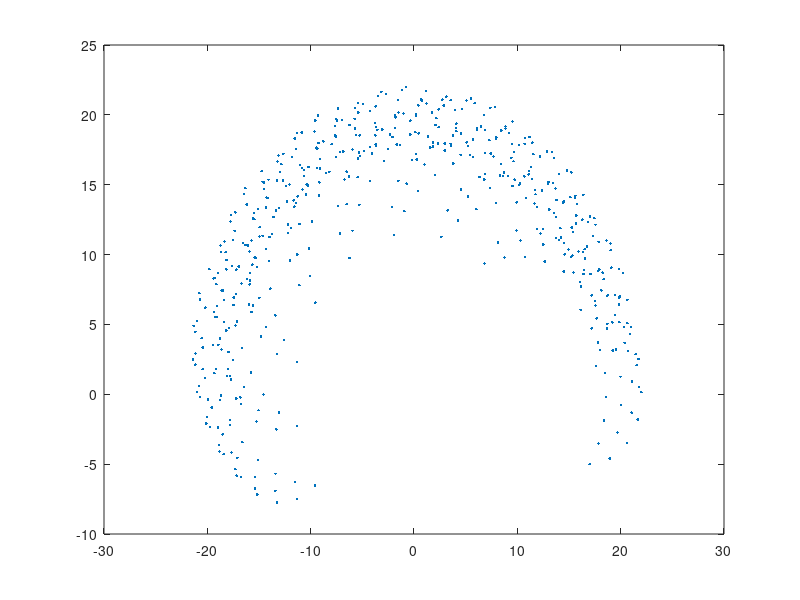

Write the MATLAB code that produced this figure. (Note: this script raises an error after producing the figure.)
%Clear the environment
clear;
clc;
%RRR planar manipulator IK
l1 = 10; % length of first arm
l2 = 7; % length of second arm
l3 = 5; % length of third arm

% %Data generation
% i=1;
% for theta1 = 0:pi/40:pi
%     
%     for theta2 = 0:pi/40:pi/2
%          
%         for theta3 = -pi/2:pi/40:pi/2 %used to be from -pi/2
%             THETA1(i) = theta1;
%             THETA2(i) = theta2;
%             THETA3(i) = theta3;
%             i = i+1;
%            
%             
%         end
%     end
% end
%%
%alternate generation
theta1 = 0:0.4:pi; % all possible theta1 values
theta2 = 0:0.2:pi/2; % all possible theta2 values
theta3 = -pi/2:0.4:pi/2;
[THETA1,THETA2,THETA3] = meshgrid(theta1,theta2,theta3);

%%
%FK calculations
FKX = (l1 * cos(THETA1)) + (l2 * cos(THETA1 + THETA2)) + (l3 * cos(THETA1 + THETA2 + THETA3));
FKY = (l1 * sin(THETA1)) + (l2 * sin(THETA1 + THETA2)) + (l3 * sin(THETA1 + THETA2 + THETA3));
PHI = THETA1 + THETA2 + THETA3; % Where does this get used?

%Plot the generated workspace?
figure(1);
plot(FKX(:), FKY(:),'.');
hold on;




%genfis datasets
data1 = [FKX(:) FKY(:)  PHI(:) ]; % create x-y-phi-theta1 dataset
data2 = [FKX(:) FKY(:)  PHI(:) ]; % create x-y-phi-theta2 dataset
data3 = [FKX(:) FKY(:)  PHI(:) ];% create x-y-phi-theta3 dataset
%anfis datasets
fulldata1 = [FKX(:) FKY(:)  PHI(:) THETA1(:) ];
fulldata2 = [FKX(:) FKY(:)  PHI(:) THETA2(:) ];
fulldata3 = [FKX(:) FKY(:)  PHI(:) THETA3(:) ];

%%
%Initial genfis gridpartition
genOpt = genfisOptions('GridPartition');

%initial genfis subtractive
%genOpt = genfisOptions('SubtractiveClustering');
%genOpt.NumClusters = 6;

%Initial genfis clustering?
 %genOpt = genfisOptions('FCMClustering','FISType','sugeno');
 %genOpt2 = genfisOptions('FCMClustering','FISType','sugeno');
 %genOpt3 = genfisOptions('FCMClustering','FISType','sugeno');

%gridpartition options
 genOpt.NumMembershipFunctions = [3 3 9]; %membership function number for inputs x y and phi
 genOpt.InputMembershipFunctionType = ["gbellmf" "gbellmf" "gbellmf"];
 genOpt.OutputMembershipFunctionType =["linear"];

%clustering options
%genOpt.NumClusters = 8; %Essentially the number of membership functions.
%genOpt.Verbose = 0; %Suppress output
% genOpt2.NumClusters = 12; %Essentially the number of membership functions.
% genOpt2.Verbose = 0; %Suppress output
% genOpt3.NumClusters = 12; %Essentially the number of membership functions.
% genOpt3.Verbose = 0; %Suppress output

%set number of epochs for anfis training
numEpochs = 10;

%genOpt.InputMembershipFunctionType = 'gaussmf';
disp('--> generating first GENFIS.')
inFIS1 = genfis(data1,THETA1(:),genOpt);
disp('--> generating second GENFIS.')
inFIS2 = genfis(data2,THETA2(:),genOpt);
disp('--> generating third GENFIS.')
inFIS3 = genfis(data3,THETA3(:),genOpt);

%%
%anfis setup
%opt = anfisOptions;
%opt.InitialFIS = 6;
opt1 = anfisOptions('InitialFIS',inFIS1);
opt1.DisplayANFISInformation = 0;
opt1.DisplayErrorValues = 0;
opt1.DisplayStepSize = 0;
opt1.DisplayFinalResults = 0;

%anfis2
opt2 = anfisOptions('InitialFIS',inFIS2);
opt2.DisplayANFISInformation = 0;
opt2.DisplayErrorValues = 0;
opt2.DisplayStepSize = 0;
opt2.DisplayFinalResults = 0;
%anfis3
opt3 = anfisOptions('InitialFIS',inFIS3);
opt3.DisplayANFISInformation = 0;
opt3.DisplayErrorValues = 0;
opt3.DisplayStepSize = 0;
opt3.DisplayFinalResults = 0;




%%
% Train anfis1.
disp('--> Training first ANFIS network.')
opt1.EpochNumber = numEpochs;
anfis1 = anfis(fulldata1,opt1);


%Train anfis2
disp('--> Training second ANFIS network.')
% opt.InitialFIS = 5;
opt2.EpochNumber = numEpochs;
anfis2 = anfis(fulldata2,opt2);

%train anfis3
disp('--> Training third ANFIS network.')
% opt.InitialFIS = 4;
opt3.EpochNumber = numEpochs;
anfis3 = anfis(fulldata3,opt3);

%%
%straight line right side
 % x coordinates for validation
% X = 12:-0.1:0; % x coordinates for validation
% Y(1:121) = 14; % y coordinates for validation
% phiV(1:121) = 0; % phi for validation

%%
%straight line left side
X = -13:0.1:5; % x coordinates for validation
Y(1:181) = 14 % y coordinates for validation
phiV(1:181) = pi/2; % phi for validation




% figure(2);
plot(X,Y,'-b');
title('Comparison of target and anfis IK)','fontsize',10);
xlim([-25 25]);
ylim([0 25]);
% hold on;
%Actual IK calculations, for comparison with anfis


a = Y - (l3*sin(phiV)); % Y of wrist
b = X - (l3*cos(phiV)); % X of wrist

%Get theta2

D = ( ((a.^2)+(b.^2) - l1^2 - l2^2)/(2*l1*l2)); %Costheta2


THETA2D = real(acos(D));

%Get theta1

k1 = l2*sin(THETA2D);
k2 = l1 + l2*cos(THETA2D);


THETA1D = atan2((a.*k2)-(k1.*b),(a.*k1)+(b.*k2));

%get theta 3
THETA3D = phiV - (THETA1D + THETA2D);
%%
%Plot the calculated IK X&Y positions, this is green
valX = (l1 * cos(THETA1D)) + (l2 * cos(THETA1D+ THETA2D)) + (l3 * cos(THETA1D+THETA2D+THETA3D));
valY = (l1 * sin(THETA1D)) + (l2 * sin(THETA1D+ THETA2D)) + (l3 * sin(THETA1D+THETA2D+THETA3D));
plot(valX(:),valY(:),'-g');


XY = [X' Y' phiV'];
THETA1P = evalfis(XY,anfis1); % theta1 predicted by anfis1
THETA2P = evalfis(XY,anfis2); % theta2 predicted by anfis2
THETA3P = evalfis(XY,anfis3); % theta3 predicted by anfis3


testX = (l1 * cos(THETA1P)) + (l2 * cos(THETA1P+ THETA2P)) + (l3 * cos(THETA1P+THETA2P+THETA3P));
testY = (l1 * sin(THETA1P)) + (l2 * sin(THETA1P+ THETA2P)) + (l3 * sin(THETA1P+THETA2P+THETA3P));
plot(testX,testY,'-r');
hold off;

%%
%Error as a percentage of reach radius,Calc distance between target and calculated
error = sqrt((X(:)-testX(:)).^2 + (Y(:)-testY(:)).^2);
%convert to a percentage of reach radius (22)

percError = error/22 * 100;
figure(3)
plot(percError);
ylabel('Error percentage','fontsize',10);
xlabel('EE position number');
title('Error as a percentage of reach radius (22)','fontsize',10);





%%
%mean squared error
% theta1diff = (THETA1D(:) - THETA1P).^2; 
% theta2diff = (THETA2D(:) - THETA2P).^2;
% theta3diff = (THETA3D(:) - THETA3P).^2;

% %Original metrics ,Is this a good measure of error?
% theta1diff = THETA1D(:) - THETA1P; 
% theta2diff = THETA2D(:) - THETA2P;
% theta3diff = THETA3D(:) - THETA3P;

%Plot the errors for each theta
% figure(3);
% subplot(3,1,1);
% plot(theta1diff);
% ylabel('Theta1 Error','fontsize',10)
% title('MSE 1','fontsize',10)
% 
% subplot(3,1,2);
% plot(theta2diff);
% ylabel('Theta2 Error','fontsize',10)
% title('MSE 2','fontsize',10)
% 
% subplot(3,1,3);
% plot(theta3diff);
% ylabel('Theta3 Error','fontsize',10)
% title('MSE 3','fontsize',10)

